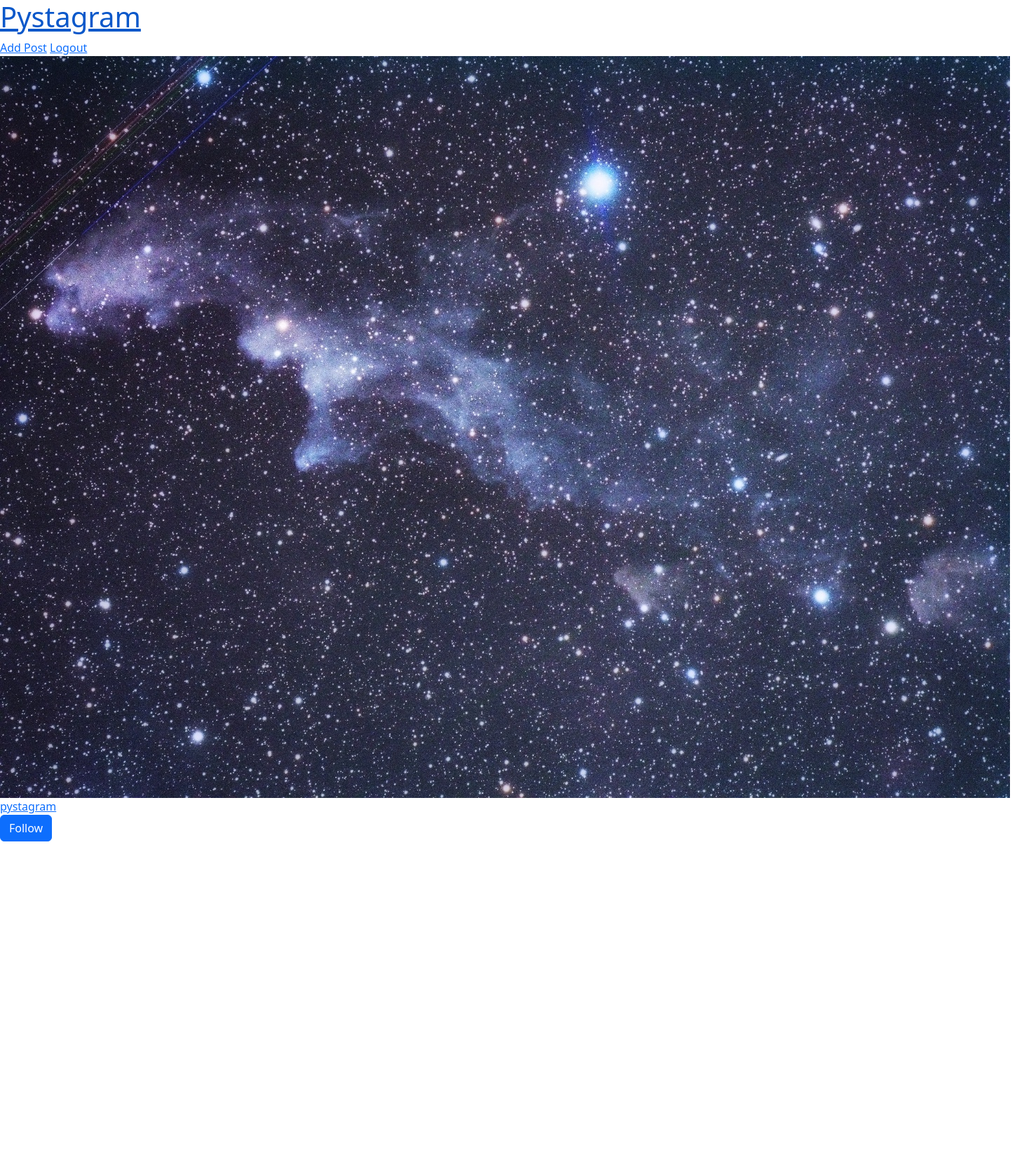
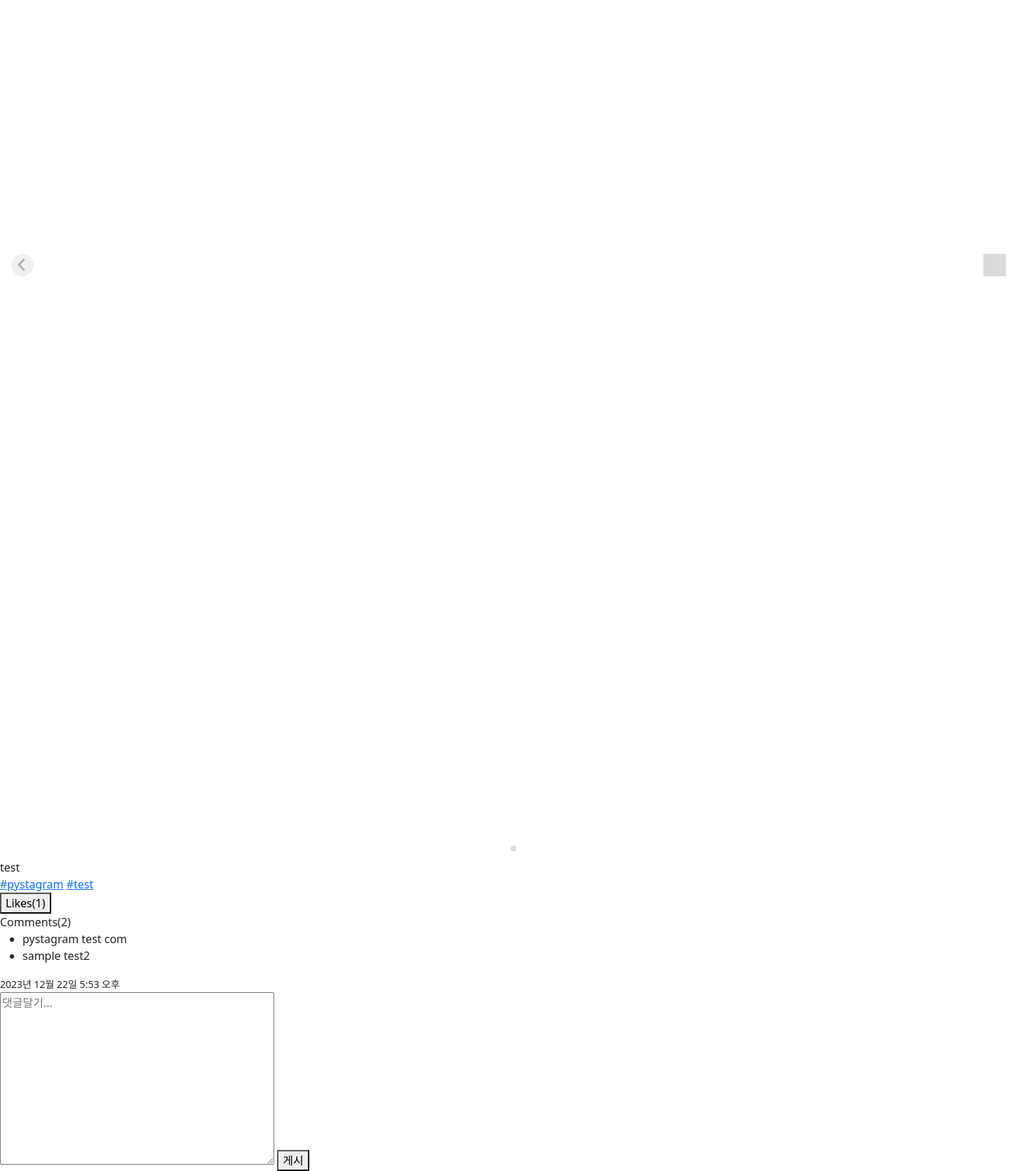
The app's page /posts/1/ with its own data (2 pictures, top to bottom).
### posts/models.py (models this page shows, shortened)
class Post(models.Model):
    user = models.ForeignKey(
        "users.User",
        verbose_name="작성자",
        on_delete=models.CASCADE,
    )
    content = models.TextField("내용")
    created = models.DateTimeField("생성일시", auto_now_add=True)
    tags = models.ManyToManyField(
        "posts.HashTag", verbose_name='해시태그목록', blank=True)

class PostImage(models.Model):
    post = models.ForeignKey(
        Post,
        verbose_name="포스트",
        on_delete=models.CASCADE
    )
    photo = models.ImageField("사진", upload_to="post")

class HashTag(models.Model):
    name = models.CharField("태그명", max_length=50)

class Comment(models.Model):
    user = models.ForeignKey(
        "users.User",
        verbose_name="작성자",
        on_delete=models.CASCADE,
    )
    post = models.ForeignKey(Post, verbose_name="포스트", on_delete=models.CASCADE)
    content = models.TextField("내용")
    created = models.DateTimeField("생성일시", auto_now_add=True)

### users/models.py (models this page shows, shortened)
class User(AbstractUser):
    profile_image = models.ImageField(
        "프로필 이미지", upload_to="users/profile", blank=True)
    short_description = models.TextField('소개글', blank=True)
    like_posts = models.ManyToManyField(
        "posts.Post",
        verbose_name="좋아요 누른 Post 목록",
        related_name="like_users",
        blank=True,
    )
    following = models.ManyToManyField(
        "self",
        verbose_name="팔로우 중인 사람들",
        related_name="followers",
        symmetrical=False,
        through="users.Relationship"
    )

### posts/views.py (the view)
# urls.py: path("<int:post_id>/", post_detail, name="post_detail"),
def post_detail(request, post_id):
    post = Post.objects.get(id=post_id)
    comment_form = CommentForm()
    context = {
        "post": post,
        "comment_form": comment_form,
    }
    return render(request, "posts/post_detail.html", context)

### posts/forms.py
class CommentForm(forms.ModelForm):
    class Meta:
        model = Comment
        fields = [
            "post",
            "content",
        ]
        widgets = {
            "content": forms.Textarea(
                attrs={
                    "placeholder": "댓글달기...",
                }
            )
        }

### templates/posts/post_detail.html
{% extends 'base_slider.html' %}
{% block content %}
	<div id="feeds" class="post-container">
		{% url 'posts:post_detail' post.id as action_redirect_to %}
		{% include "posts/post.html" with action_redirect_url=action_redirect_to %}
	</div>
{% endblock %}

### templates/posts/post.html (shortened to what this page needs)
<article id="post-{{ post.id }}" class="post">
	<header class="post-header">
		<a href="{% url 'users:profile' user_id=post.user.id %}">
		{% if post.user.profile_image %}
			<img src="{{ post.user.profile_image.url }}" alt="">
		{% endif %}
		<span>{{ post.user.username }}</span>
		</a>
		{% if user != post.user %}
			<form action="{% url 'users:follow' user_id=post.user.id %}?next={{action_redirect_url}}" method="POST">
				<button type="submit" class="btn btn-primary">
					{% if post.user in user.following.all %}
						Unfollow
					{% else %}
						Follow
					{% endif %}
				</button>
			</form>
		{% endif %}
	</header>
	<div class="post-images splide">
		<div class="splide__track">
			<ul class="splide__list">
				{% for image in post.postimage_set.all %}
					{% if image.photo %}
						<li class="splide__slide">
							<img src="{{ image.photo.url }}">
						</li>
					{% endif %}
				{% endfor %}
			</ul>
		</div>
	</div>
	<div class="post-content">
		{{post.content|linebreaksbr}}
		<div class="post-tags">
			{% for tag in post.tags.all %}
				<a href="{% url 'posts:tags' tag_name=tag.name %}">#{{tag.name}}</a>
			{% endfor %}
		</div>
	</div>
	<div class="post-buttons">
		<form action="{% url 'posts:post_like' post_id=post.id %}?next={{ action_redirect_url }}" method="POST">
			<button
				type="submit"
					>
						Likes({{ post.like_users.count }})
			</button>
		</form>
		<span> Comments({{post.comment_set.count}}) </span>
	</div>
	<div class="post-comments">
		<ul>
			{% for comment in post.comment_set.all %}
				<li>
					<span> {{comment.user.username}} </span>
					<span> {{comment.content}} </span>
				</li>
			{% endfor %}
		</ul>
	</div>
	<small>{{post.created}}</small>
	<div class="post-comment-create">
		<form method="POST" action="{% url 'posts:comment_add' %}?next={{ action_redirect_url }}">
			{{ comment_form.content }}
			<button type="submit">게시</button>
		</form>
	</div>
</article>

### static/splide/splide.css (style rules this page uses)
.splide__list { -webkit-backface-visibility: hidden; backface-visibility: hidden; display: -ms-flexbox; display: flex; height: 100%; margin: 0 !important; padding: 0 !important; }
.splide { position: relative; visibility: hidden; }
.splide.is-initialized, .splide.is-rendered { visibility: visible; }
.splide__slide { -webkit-backface-visibility: hidden; backface-visibility: hidden; box-sizing: border-box; -ms-flex-negative: 0; flex-shrink: 0; list-style-type: none !important; margin: 0; position: relative; }
.splide__slide img { vertical-align: bottom; }
.splide__track { overflow: hidden; position: relative; z-index: 0; }
.splide__track--draggable { -webkit-touch-callout: none; -webkit-user-select: none; -ms-user-select: none; user-select: none; }
.splide__slide { -webkit-tap-highlight-color: transparent; }

### records on screen
Post: user.profile_image (picture), user.username "pystagram", content "test", like_users.count "1", comment_set.count "2", created "2023년 12월 22일 5:53 오후"
PostImage: photo (picture)
HashTag: name "pystagram"
HashTag: name "test"
Comment: user.username "pystagram", content "test com"
Comment: user.username "sample", content "test2"
